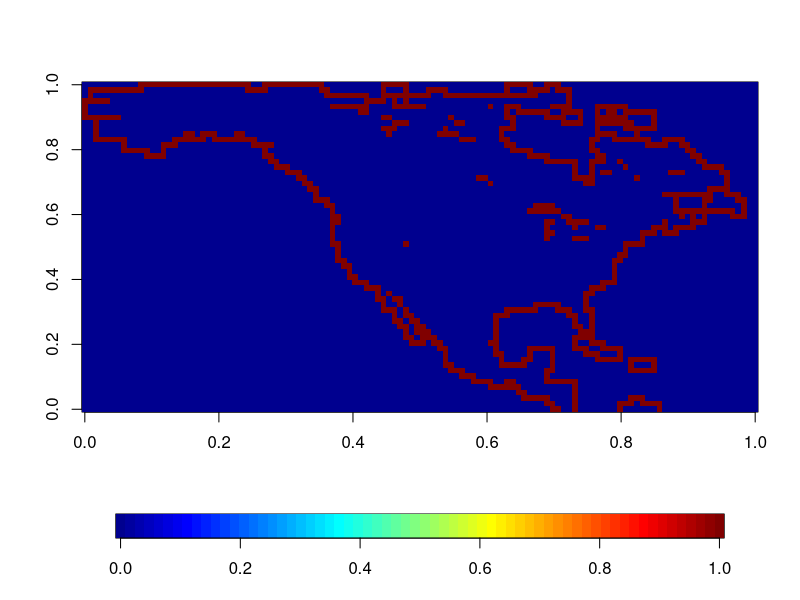
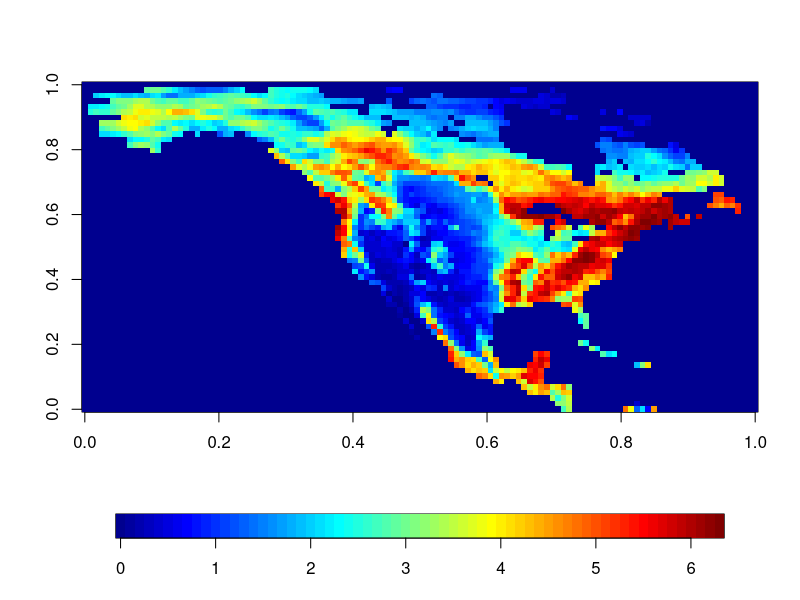
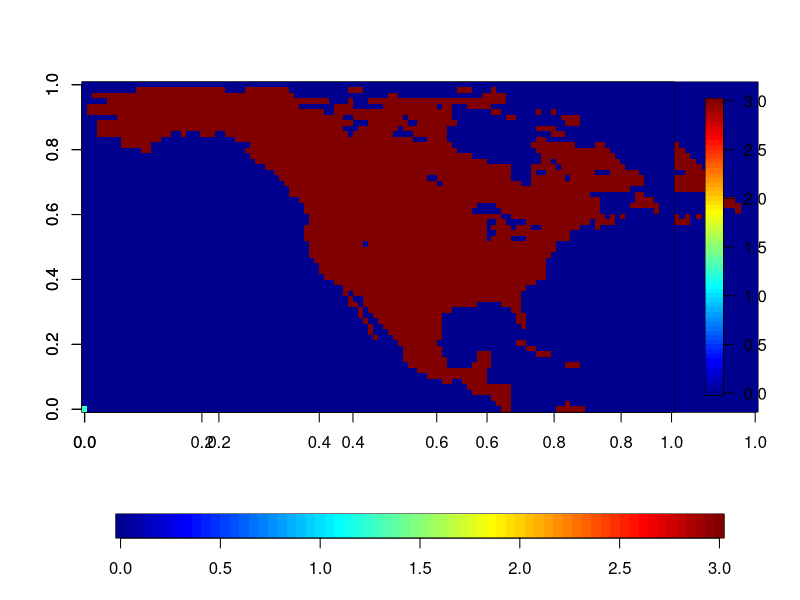
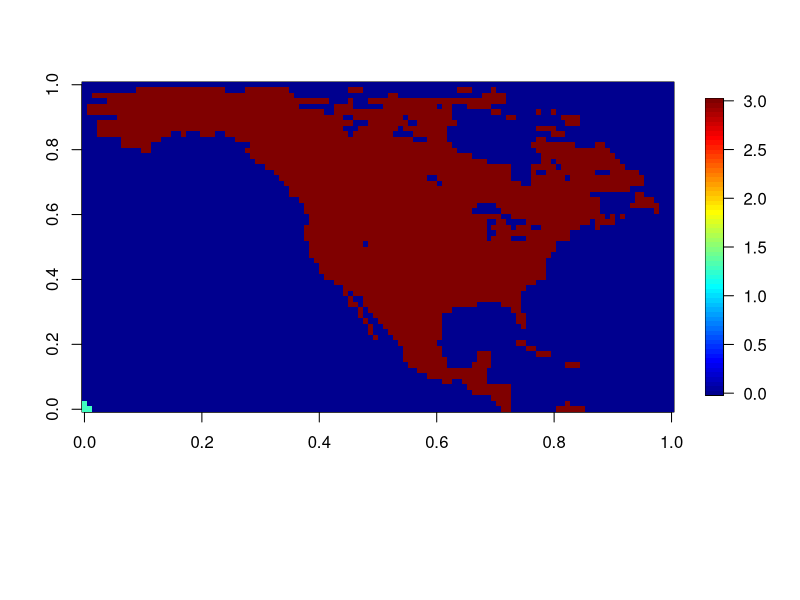
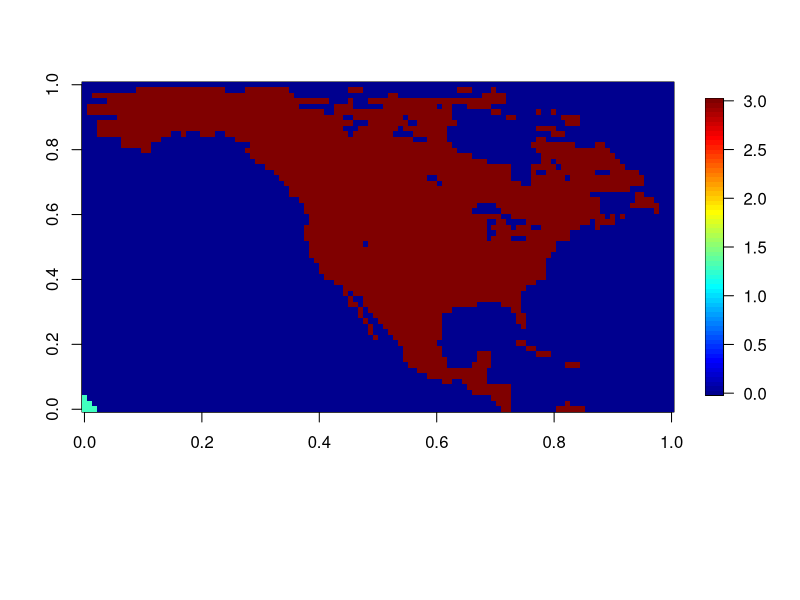
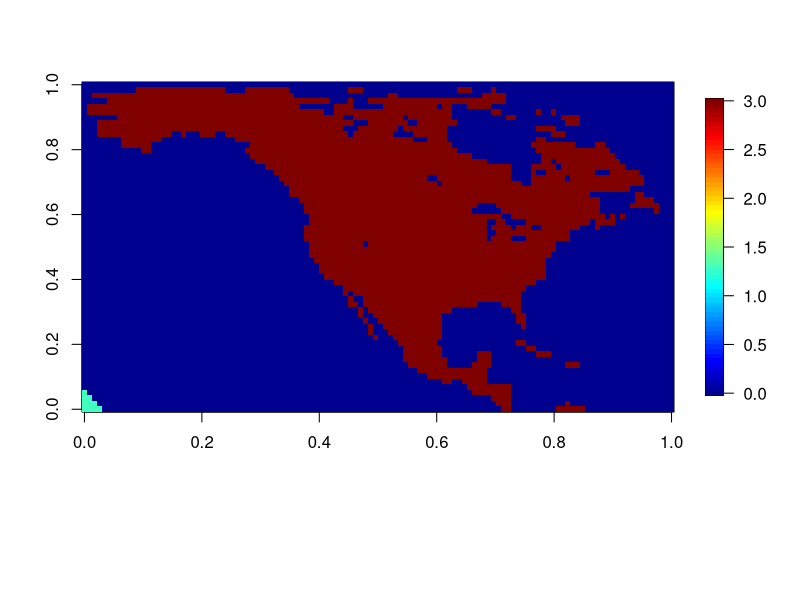
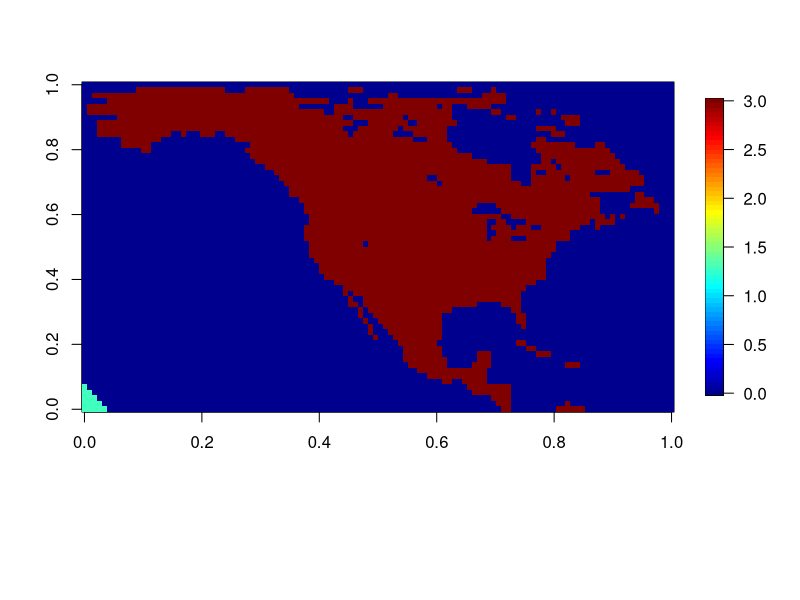
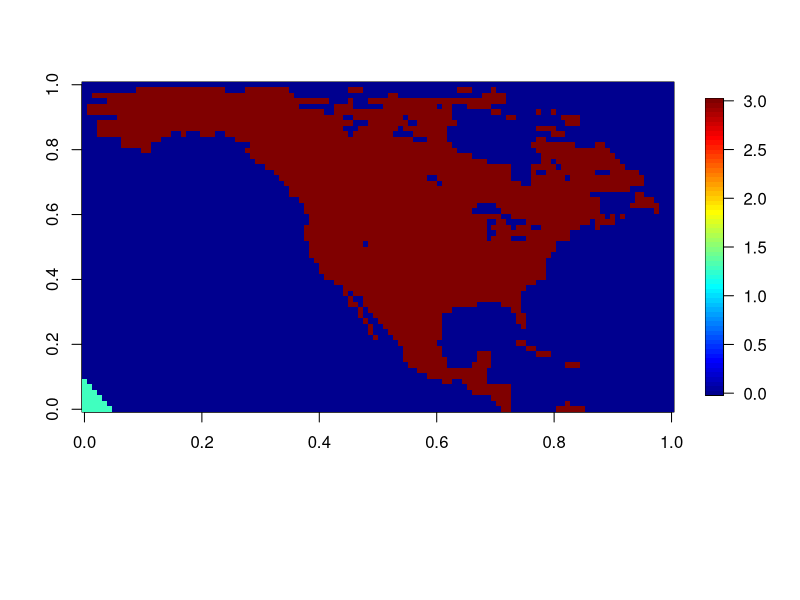

R code for these plots, in order:
## STATS 406 hw
setwd("~/Documents/GoBlue/F14/F14R")
mix <- read.table("mixgauss.dat")

# 1 
LAI = read.table("LAI.csv", sep = ",")
LAI = as.matrix(LAI)

T = dim(LAI)[1] 
Tlist = 1:T 
LAI = sapply(Tlist, function(i) matrix(LAI[i,], nrow=120, ncol=60, byrow=T), 
simplify="array")

library(fields) 
LAIsp <- LAI[,,7]
### a 
bound <- array(0, c(120, 60))


for (i in 1:120) {
  for (j in 1:60) {
    if (LAIsp[i, j] == 0 && sum(LAIsp[(i-1):min((i+1), 120), (j-1):min((j+1), 60)]) > 0 ) {
      bound[i, j] <- 1 
    }
  }
}


image.plot(bound, horizontal = T)
image.plot(LAI[,,7], horizontal = T)

LAIsp[, 60]

### b
map.div <- array(0, c(120, 60))
# use breadth first search to markup the ocean, the rest of waters is lake. 

L = (LAI[,,7] > 0) * 3
image.plot(L, horizontal = T)

n = dim(L)[1]
m = dim(L)[2]

unexplored = array(0, c(120, 60))
crt_r = c(1) #row index
crt_c = c(1) #column index
unexplored[1,1] = 1

step_r = c(-1, 1, 0, 0) #searching direction in row
step_c = c(0, 0, -1, 1) #searching direction in column

par(new = T)
while (length(crt_r) != 0){
  nbh_r = nbh_c = c()
  for (i in 1:length(crt_r)){
    L[crt_r[i],crt_c[i]] = 1.3 #grean ocean:)
    for (j in 1:4){ #search for 4 directions
      next_r = min(max(crt_r[i]+step_r[j], 1), n) #row index of the new point
      next_c = min(max(crt_c[i]+step_c[j], 1), m) #column index of the new point
      if(L[next_r, next_c] == 0 & unexplored[next_r, next_c] == 0){
        nbh_r = c(nbh_r, next_r)
        nbh_c = c(nbh_c, next_c)
        unexplored[next_r, next_c] = 1
      }
    }
  }
  crt_r = nbh_r  
  crt_c = nbh_c
  image.plot(L) #plot the root points in this search phase
  Sys.sleep(0.1)
}

# 2 
mysort <- function (x, y, z) {
  if (x > y) {
    t = x 
    x = y
    y = t
  }
  if (y > z) {
    t = y
    y = z
    z = t
    if (x > y) {
      t = x 
      x = y
      y = t
    }
  }
  return (c(x, y, z))
}

mysort(1,5,2)

mysort2 <- function (x) {
  
  for (j in 1:(length(x) -1) ) {
    
    for (i in 1:(length(x) - j)) {
      if (x[i] > x[i+1]) {
        t = x[i]
        x[i] = x[i+1] 
        x[i+1] = t
      }
    }
  }
  return (x)
} 

mysort2(c(10,6,3,12,5,3,5,6,9))

mysort3 <- function (s, d) {
  s <- mysort2(s)
  if (d == 1) {
    return (s)
  }
  if (d == 0) {
    for (i in 1:(length(s)/2)) {
      t = s[i]
      s[i] = s[length(s) - i +1]
      s[length(s) - i + 1] = t
    }
    return (s)
  }
  
  
}
mysort3(c(14, 12, 19, 3, 9, 21, 19), 0)
mysort3(c(14, 12, 19, 3, 9, 21, 19), 1)
